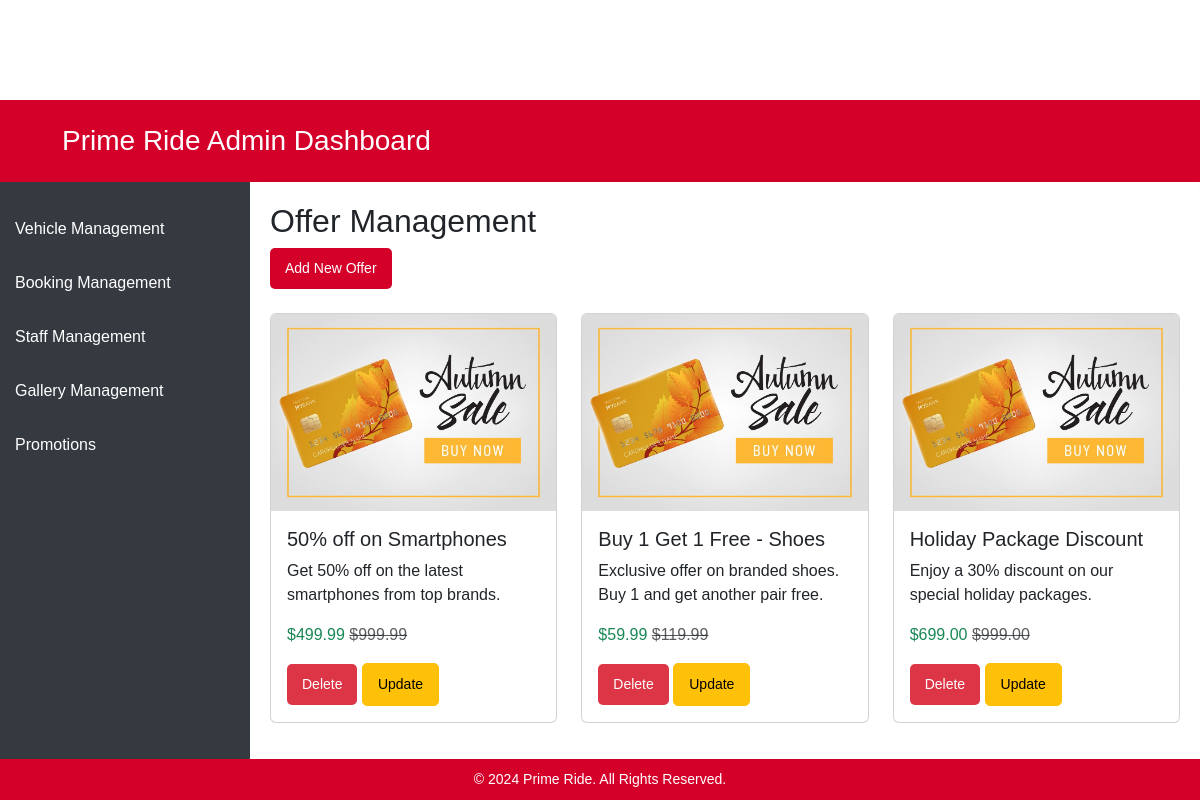
/admin/Promotions.php, run on an earlier commit of the app's database.
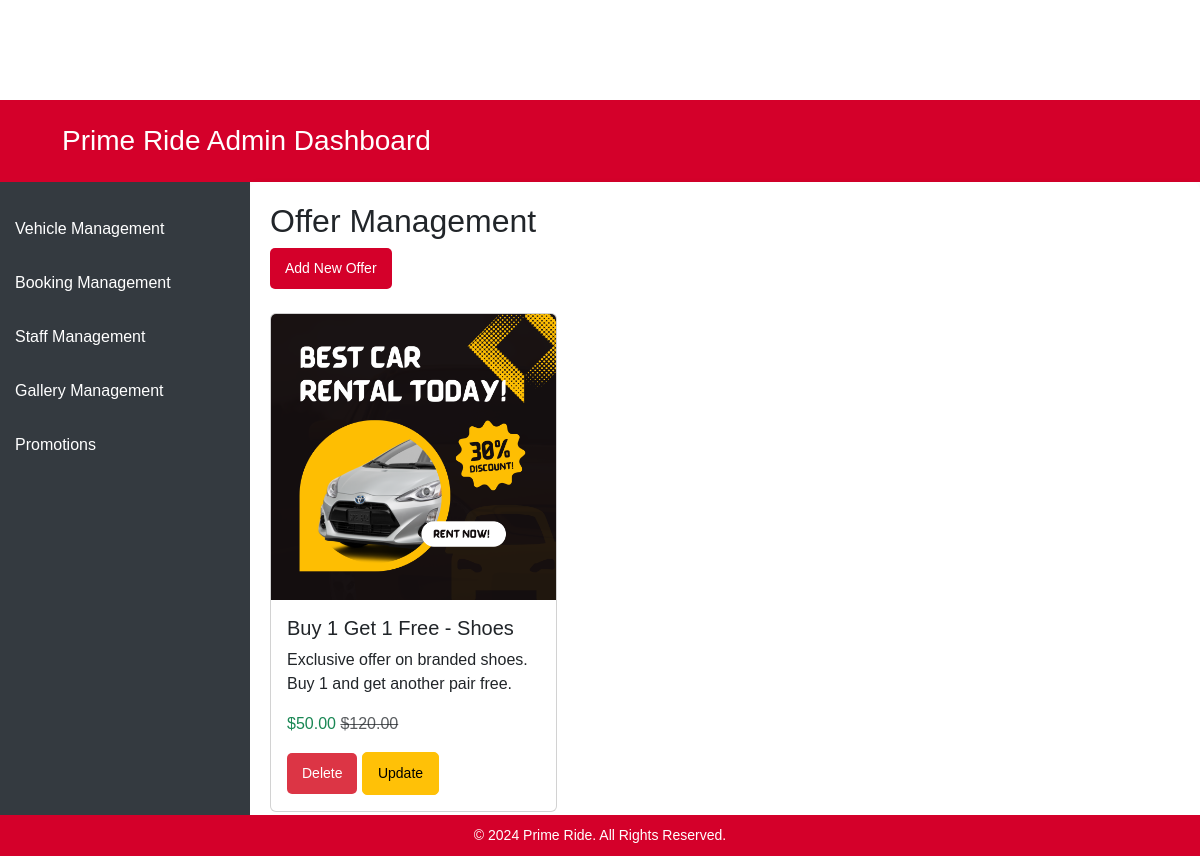
And on a later commit of the database.
### tables this page shows
CREATE TABLE `offers` (
  `id` int(11) NOT NULL,
  `title` varchar(100) NOT NULL,
  `description` text NOT NULL,
  `price` decimal(10,2) NOT NULL,
  `original_price` decimal(10,2) NOT NULL,
  `image_path` varchar(255) NOT NULL,
  `created_at` timestamp NOT NULL DEFAULT current_timestamp()
);

### admin/Promotions.php (the view, shortened to what this page needs)
<!DOCTYPE html>
<html lang="en">
<head>
  <link rel="stylesheet" href="admin.css">
  <link href="https://cdn.jsdelivr.net/npm/bootstrap@5.3.0-alpha1/dist/css/bootstrap.min.css" rel="stylesheet">
</head>
<body>
  <header class="p-3 text-bg-brown header">
    <div class="container">
        <div class="d-flex flex-wrap align-items-center justify-content-between">
            <div class="d-flex align-items-center">
                <a href="" class="d-flex align-items-center mb-2 mb-lg-0 text-white text-decoration-none">
                </a>
                <h1>Prime Ride Admin Dashboard</h1>
            </div>
        </div>
    </div>
</header>
 <div class="sidebar">
    <a href="vehiclemanagement.php">Vehicle Management</a>
    <a href="bookingmanagement.php">Booking Management</a>
    <a href="staffmanagement.php">Staff Management</a>
    <a href="gallerymanagement.php">Gallery Management</a>
    <a href="Promotions.php">Promotions</a>
  </div>
<?php
include '../assets/php/dbconnection.php';
?>
<div class="content">
    <h2>Offer Management</h2>
    <button class="btn btn-primary" data-bs-toggle="modal" data-bs-target="#addOfferModal">Add New Offer</button>
    <div class="row mt-4">
        <?php
        $sql = "SELECT id, title, description, price, original_price, image_path FROM offers";
        $result = $conn->query($sql);
        if ($result->num_rows > 0) {
            while ($row = $result->fetch_assoc()) {
                ?>
                <div class="col-md-4 mb-4">
                    <div class="card offer-card">
                        <img src="../assets/Photo/Offerimg/<?php echo $row['image_path']; ?>" class="card-img-top"
                             alt="<?php echo $row['title']; ?>">
                        <div class="card-body">
                            <h5 class="card-title"><?php echo $row['title']; ?></h5>
                            <p class="card-text"><?php echo $row['description']; ?></p>
                            <p class="card-text text-success">$<?php echo number_format($row['price'], 2); ?>
                                <span class="text-muted"><del>$<?php echo number_format($row['original_price'], 2); ?></del></span>
                            </p>
                            <form action="../assets/php/AdminFunctions/DeleteOffer.php" method="POST" class="d-inline">
                                <button type="submit" class="btn btn-danger">Delete</button>
                            </form>
                            <button type="button" class="btn btn-warning" data-bs-toggle="modal" data-bs-target="#updateOfferModal"
                                    onclick="populateUpdateModal(<?php echo htmlspecialchars(json_encode($row)); ?>)">
                                Update
                            </button>
                        </div>
                    </div>
                </div>
                <?php
            }
        } else {
            echo "<p>No offers available.</p>";
        }
        ?>
    </div>
</div>
<footer>
    <p>&copy; 2024 Prime Ride. All Rights Reserved.</p>
</footer>
</body>
</html>

### admin/admin.css (style rules this page uses)
body { font-family: Arial, sans-serif; margin-top: 100px; background-color: #f8f9fa; }
.sidebar { width: 250px; position: fixed; height: 100%; background-color: #d4002a; color: #fff; padding-top: 20px; }
.sidebar a { padding: 15px; text-decoration: none; color: #fff; display: block; transition: background-color 0.3s ease; }
.content { margin-left: 250px; padding: 30px; background-color: #fff; box-shadow: 0 4px 10px rgba(0, 0, 0, 0.1); border-radius: 8px; }
header { background-color: #d4002a; color: white; padding: 20px 0; text-align: center; }
header h1 { font-size: 28px; margin: 0; }
button.btn { font-size: 14px; padding: 10px 15px; border-radius: 5px; transition: background-color 0.3s ease; }
button.btn-primary { background-color: #d4002a; border: none; color: #fff; }
button.btn-danger { background-color: #dc3545; border: none; color: #fff; }
footer { background-color: #d4002a; color: white; text-align: center; padding: 10px 0; position: fixed; bottom: 0; width: 100%; }
footer p { margin: 0; font-size: 14px; }

### admin/Promotions.php (style rules this page uses)
body { font-family: Arial, sans-serif; margin-top: 100px; }
.sidebar { width: 250px; position: fixed; height: 100%; background-color: #343a40; color: #fff; padding-top: 20px; }
.sidebar a { padding: 15px; text-decoration: none; color: #fff; display: block; }
.content { margin-left: 250px; padding: 20px; }

What changed in the data, as far as the page shows it:
removed offers: image_path (picture), title "50% off on Smartphones", description "Get 50% off on the latest smartphones from top brands.", price "499.99", original_price "999.99"
removed offers: image_path (picture), title "Holiday Package Discount", description "Enjoy a 30% discount on our special holiday packages.", price "699.00", original_price "999.00"
changed offers "Buy 1 Get 1 Free - Shoes": image_path: a different picture; price "59.99" → "50.00"; original_price "119.99" → "120.00"
